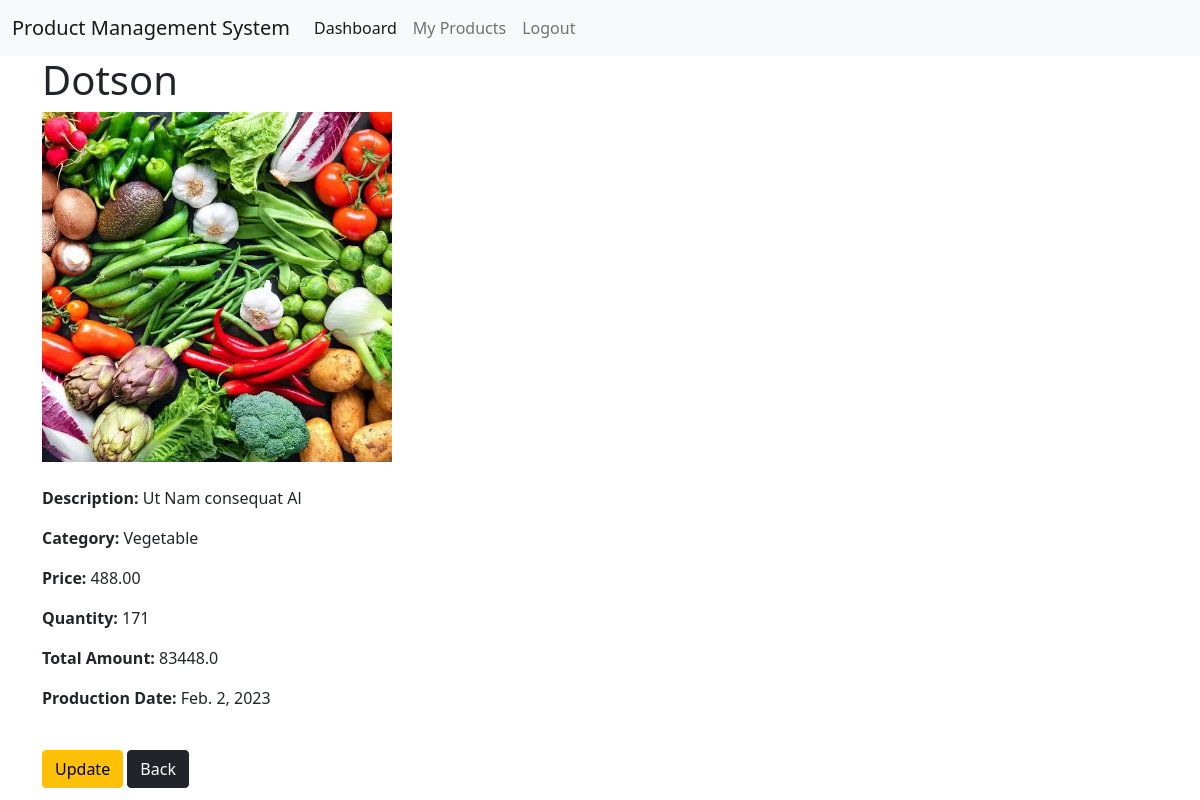
The app's page /product-detail/2 (signed in) with its own data.
### product_app/models.py (models this page shows, shortened)
class ProductModel(models.Model):
    CATEGORY_TYPES =[
        ('Vegetable','Vegetable'),
        ('Fishes','Fishes'),
        ('Fruits','Fruits'),
    ]
    name = models.CharField(max_length=100,null=True)
    description = models.TextField(null=True)
    category = models.CharField(choices=CATEGORY_TYPES,max_length=20,null=True)
    image = models.ImageField(upload_to='media/product',null=True)
    price = models.DecimalField(max_digits=20,decimal_places=2,null=True)
    qty = models.PositiveIntegerField(null=True)
    total_amount = models.FloatField(null=True)
    production_date = models.DateField(null=True)
    created_by = models.ForeignKey(
        ProductUserModel,
        on_delete=models.CASCADE,
        related_name='products',
        null=True)

### product_app/views.py (the view)
# urls.py: path('product-detail/<str:p_id>',product_detail, name='product_detail'),
@login_required
def product_detail(request, p_id):
    product = get_object_or_404(ProductModel, id=p_id)
    context ={
        'product': product
    }
    return render(request,'pages/product_detail.html',context)

### product_app/templates/pages/product_detail.html
{% extends 'master/base.html' %}
{% block content %}
<h1>{{ product.name }}</h1>
{% if product.image %}
    <img
        src="{{ product.image.url }}"
        width="350"
    >
{% endif %}
<br><br>
<p>
    <strong>Description:</strong>
    {{ product.description }}
</p>
<p>
    <strong>Category:</strong>
    {{ product.category }}
</p>
<p>
    <strong>Price:</strong>
    {{ product.price }}
</p>
<p>
    <strong>Quantity:</strong>
    {{ product.qty }}
</p>
<p>
    <strong>Total Amount:</strong>
    {{ product.total_amount }}
</p>
<p>
    <strong>Production Date:</strong>
    {{ product.production_date }}
</p>
<br>
<a class="btn btn-warning" href="{% url 'update_product' product.id %}">Update</a>
<a class="btn btn-dark" href="{% url 'dashboard' %}">Back</a>
{% endblock %}

### records on screen
ProductModel: name "Dotson", image (picture), description "Ut Nam consequat Al", category "Vegetable", price "488.00", qty "171", total_amount "83448.0", production_date "Feb. 2, 2023"
